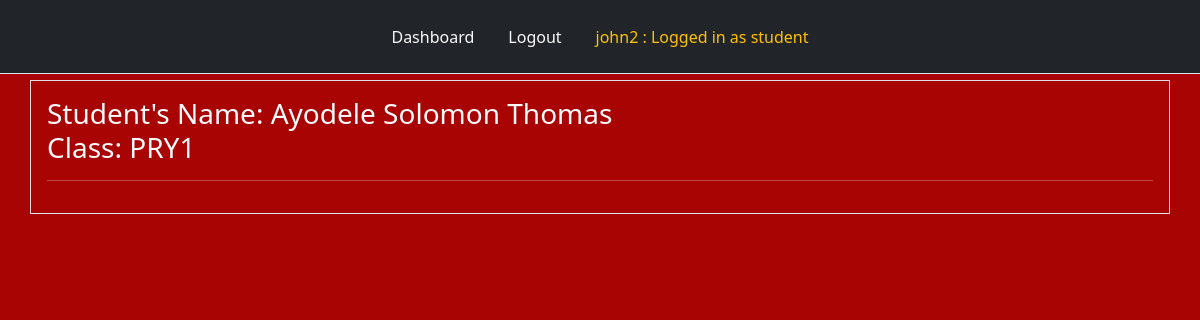
Page /results_student (signed in) on the committed database.
### tables this page shows
CREATE TABLE "students" (
	"id"	INTEGER,
	"name"	TEXT NOT NULL,
	"fullname"	TEXT NOT NULL,
	"password"	TEXT NOT NULL,
	"klass"	TEXT NOT NULL,
	PRIMARY KEY("id")
);

### app.py (the view)
@app.route("/results_student", methods = ["POST", "GET"])
def results_student():
    user = get_current_user()
    db = connect_to_DB()
    klass = user[4]
    student_name = user[1]
    student_fullname = user[2]
    user_cursor = db.execute("SELECT * FROM completed WHERE student_name = ?", [student_name])
    results_student = user_cursor.fetchall()
    return render_template("results_student.html", user=user, results_student=results_student, klass=klass, student_fullname = student_fullname)

### app.py (called while the page is built)
@app.teardown_appcontext
def close_database(error):
    if hasattr(g, "app_database_db"):
        g.app_database_db.close()

def get_current_user():
    user_result = None
    if 'user' in session:
        user = session['user']
        db = getDatabase()
        student_cursor = db.execute("SELECT * FROM students WHERE name = ?", [user])
        student_result = student_cursor.fetchone()
        if student_result:
            user_result = student_result
        else:
            user_cursor = db.execute("SELECT * FROM users WHERE name = ?", [user])
            user_result = user_cursor.fetchone()
    return user_result

### database.py (called while the page is built)
def connect_to_DB():
    current_dir = os.path.dirname(os.path.abspath(__file__))
    db_file = os.path.join(current_dir, "app_database.db")
    sql = sqlite3.connect(db_file)
    sql.row_factory = sqlite3.Row
    return sql

def getDatabase():
    if not hasattr(g, "app_database_db"):
        g.app_database_db = connect_to_DB()
    return g.app_database_db

### templates/results_student.html (shortened to what this page needs)
{% from "nav.html" import links %}
<!doctype html>
<html lang="en">
  <head>
    <link href="https://cdn.jsdelivr.net/npm/bootstrap@5.2.3/dist/css/bootstrap.min.css" rel="stylesheet">
    <link rel="stylesheet" type="text/css" href="{{ url_for('static', filename = 'style.css') }}"
  </head>
  <body>
        <div class="header mb-2">
            {{ links(user) }}
        </div>
        <div class="question container border text-light p-3">
          <h3>
            Student's Name: {{ student_fullname }} <br> Class: {{ klass }}
          </h3>
          <hr style="color: white"/>
        </div>
  </body>
</html>

### templates/nav.html (shortened to what this page needs)
{% macro links(user) %}
<ul class="nav nav-tabs p-3 bg-dark justify-content-center position-fixed" style="top: 0; width: 100%; z-index: 9999;">
    {% if user %}
    <li class="nav-item">
        <a class="nav-link text-light" href="{{ url_for('dashboard') }}">Dashboard</a>
    </li>
    <li class="nav-item">
        <a class="nav-link text-light" href="{{ url_for('logout') }}">Logout</a>
    </li>
    {% endif %}
    {% if user %}
        <li class="nav-item">
            <a class="nav-link text-warning" href="{{ url_for('dashboard') }}">
                {{ user['name'] }} : Logged in as
                {% if user['klass'] in ["KG1", "KG2", "NUR1", "NUR2", "PRY1", "PRY2", "PRY3", "PRY4", "PRY5", "PRY6"] %}
                    student
                {% else %}
                    {{ user['role'] }}
                {% endif %}
            </a>
        </li>
    {% endif %}
</ul>
{% endmacro %}

### static/style.css (style rules this page uses)
body { background-color: rgb(168, 4, 4); margin-top: 80px; }

### rows in the picture
students: name "john2", fullname "Ayodele Solomon Thomas", klass "PRY1"
